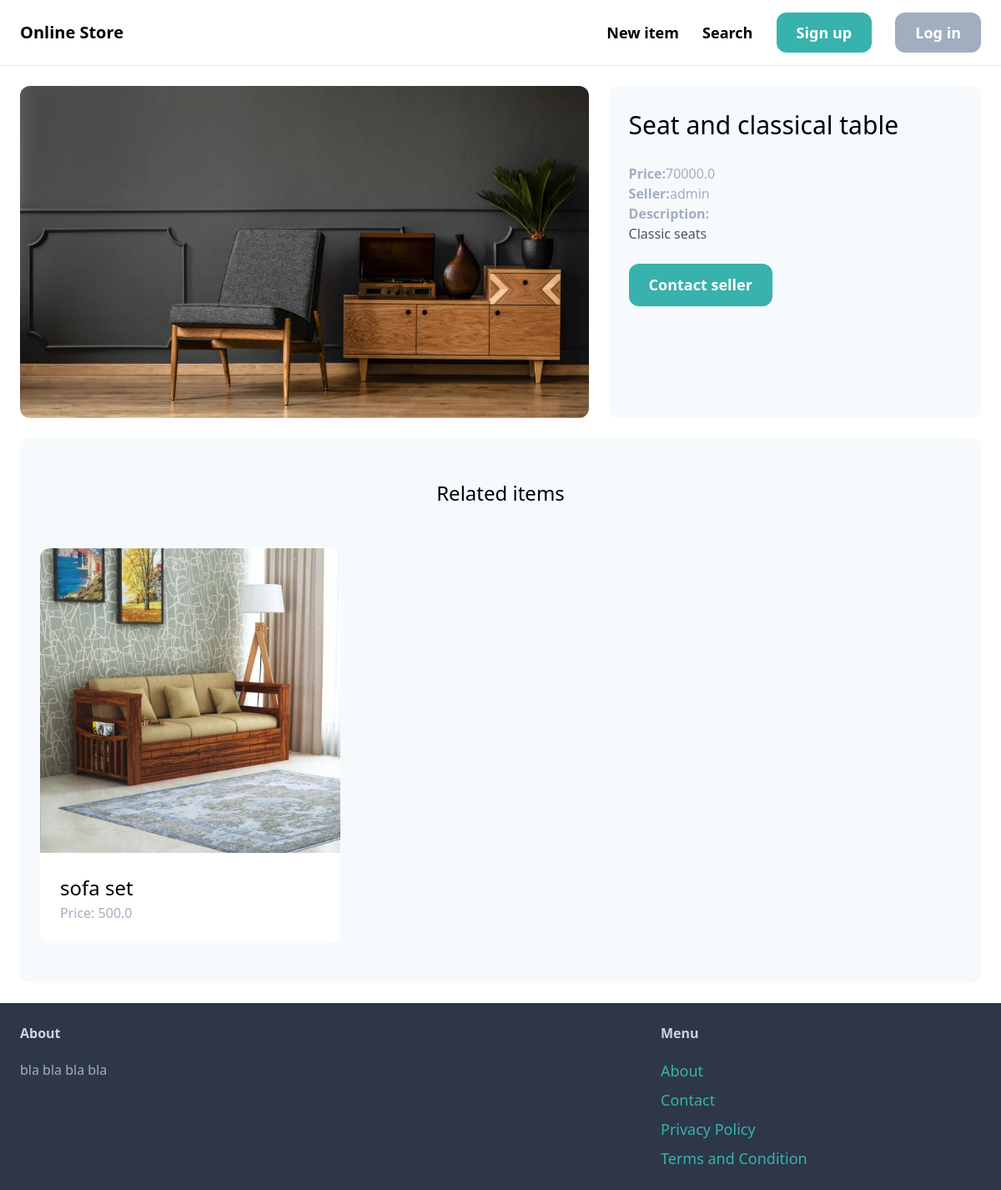
Page /items/1/ on the committed database.
### Item/models.py (models this page shows, shortened)
class Item(models.Model):
        category = models.ForeignKey(Category, related_name='items', on_delete=models.CASCADE)
        name = models.CharField(max_length=255)
        description = models.TextField(blank=True, null=True)
        price = models.FloatField()
        image = models.ImageField(upload_to='item_images', blank=True, null=True)
        is_sold = models.BooleanField(default=False)
        created_by = models.ForeignKey(User, related_name='items', on_delete=models.CASCADE)
        created_at = models.DateTimeField(auto_now_add=True)

### Item/views.py (the view)
# urls.py: path('<int:pk>/', views.detail, name='detail'),
def detail(request, pk):
        item = get_object_or_404(Item, pk=pk)
        related_items = Item.objects.filter(category=item.category, is_sold=False).exclude(pk=pk)[0:3]
        return render(request, 'detail.html',{
		'item': item,
		'related_items': related_items
	})

### templates/detail.html (shortened to what this page needs)
{% extends 'base.html'%}
{%block content%}
<div class="grid grid-cols-5 gap-6">
	<div class="col-span-3">
		<img src="{{item.image.url}}"class="rounded-xl">
	</div>
	<div class="col-span-2 p-6 bg-gray-100 rounded-xl">
		<h1 class="mb-6 text-3xl">{{item.name}}</h1>
		<p class="text-gray-500"><strong>Price:</strong>{{item.price}}</p>
		<p class="text-gray-500"><strong>Seller:</strong>{{item.created_by.username}}</p>
		{% if item.description %}
			<p class="text-gray-700">
				<strong class="text-gray-500">Description:</strong><br>
				{{item.description}}
			</p>
		{% endif %}
		{% if request.user == item.created_by %}
			<div class="mt-6 p-6 bg-white rounded-xl">
				<p>This is your item!</p>
				<a href="{% url 'Item:edit' item.id %}" class="inline-block mt-6 px-6 py-3 text-lg font-semibold bg-teal-500 text-white rounded-xl">Edit</a>
				<a href="{% url 'Item:delete' item.id %}" class="inline-block mt-6 px-6 py-3 text-lg font-semibold bg-red-500 text-white rounded-xl">Delete</a>
			</div>
		{% else %}
			<a href="#" class="inline-block mt-6 px-6 py-3 text-lg font-semibold bg-teal-500 text-white rounded-xl hover:bg-teal-700">Contact seller</a>
		{% endif %}
	</div>
</div>
<div class="mt-6 px-6 py-12 bg-gray-100 rounded-xl">
	<h2 class="mb-12 text-2xl text-center">Related items</h2>
	<div class="grid grid-cols-3 gap-3">
	  {%for item in related_items %}
	    <div>
	      <a href="{%url 'Item:detail' item.id%}">
		<div>
		  <img src="{{item.image.url}}" class="rounded-t-xl">
		</div>
		<div class="p-6 bg-white rounded-b-xl">
		  <h2 class="text-2xl">{{ item.name}}</h2>
		  <p class="text-gray-500">Price: {{item.price }}</p>
		</div>
	      </a>
	    </div>
	  {% endfor %}
	</div>
      </div>
{%endblock%}

### rows in the picture
Item: image (picture), name "Seat and classical table", price "70000.0", created_by.username "admin", description "Classic seats"
Item: image (picture), name "sofa set", price "500.0"
